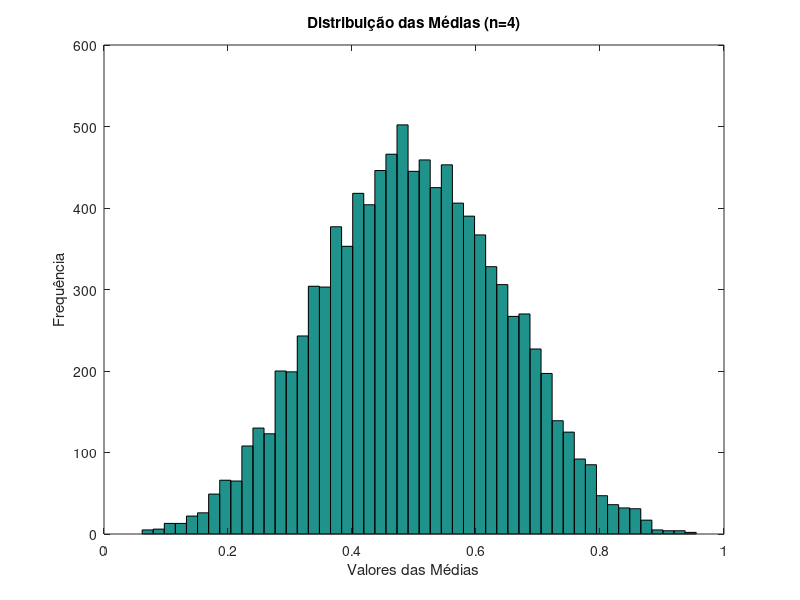

The MATLAB script that drew this image:
% ex2_14.m - Teorema Central do Limite
clear; clc;

N = 10000;
dados = rand(4, N);
medias = mean(dados);

figure;
hist(medias, 50);
title('Distribuição das Médias (n=4)');
xlabel('Valores das Médias'); ylabel('Frequência');

% Comentário para o relatório:
% "Apesar do sinal original (rand) ser uniforme, a distribuição da média 
% de 4 amostras já apresenta o formato de sino característico da Gaussiana."
